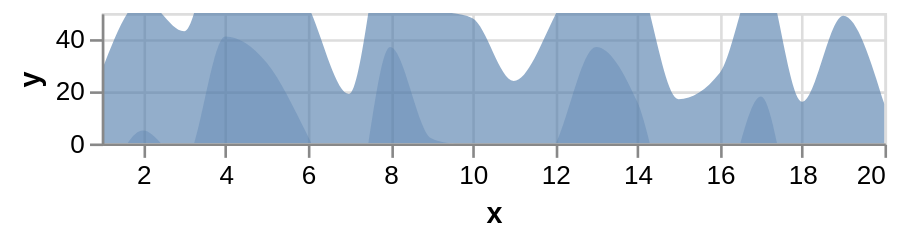

Describe this chart as a Vega-Lite specification.
### Vega specification from a JSON file in a GitHub repository (floating-point values rounded to 4 significant figures)
{"$schema": "https://vega.github.io/schema/vega/v5.json", "description": "Horizon Graph with 2 layers. (See https://idl.cs.washington.edu/papers/horizon/ for more details on Horizon Graphs.)", "autosize": "pad", "padding": 5, "width": 300, "height": 50, "style": "cell", "data": [{"name": "source_0", "values": [{"x": 1, "y": 28}, {"x": 2, "y": 55}, {"x": 3, "y": 43}, {"x": 4, "y": 91}, {"x": 5, "y": 81}, {"x": 6, "y": 53}, {"x": 7, "y": 19}, {"x": 8, "y": 87}, {"x": 9, "y": 52}, {"x": 10, "y": 48}, {"x": 11, "y": 24}, {"x": 12, "y": 49}, {"x": 13, "y": 87}, {"x": 14, "y": 66}, {"x": 15, "y": 17}, {"x": 16, "y": 27}, {"x": 17, "y": 68}, {"x": 18, "y": 16}, {"x": 19, "y": 49}, {"x": 20, "y": 15}]}, {"name": "data_0", "source": "source_0", "transform": [{"type": "formula", "expr": "toNumber(datum[\"x\"])", "as": "x"}]}, {"name": "data_1", "source": "data_0", "transform": [{"type": "formula", "expr": "datum.y - 50", "as": "ny"}]}], "marks": [{"name": "layer_0_marks", "type": "area", "clip": true, "style": ["area"], "sort": {"field": "datum[\"x\"]"}, "from": {"data": "data_0"}, "encode": {"update": {"orient": {"value": "vertical"}, "fill": {"value": "#4c78a8"}, "opacity": {"value": 0.6}, "tooltip": {"signal": "{\"x\": format(datum[\"x\"], \"\"), \"y\": format(datum[\"y\"], \"\")}"}, "x": {"scale": "x", "field": "x"}, "y": {"scale": "y", "field": "y"}, "y2": {"scale": "y", "value": 0}, "defined": {"signal": "datum[\"x\"] !== null && !isNaN(datum[\"x\"]) && datum[\"y\"] !== null && !isNaN(datum[\"y\"])"}}}}, {"name": "layer_1_marks", "type": "area", "clip": true, "style": ["area"], "sort": {"field": "datum[\"x\"]"}, "from": {"data": "data_1"}, "encode": {"update": {"orient": {"value": "vertical"}, "fill": {"value": "#4c78a8"}, "opacity": {"value": 0.3}, "tooltip": {"signal": "{\"x\": format(datum[\"x\"], \"\"), \"y\": format(datum[\"ny\"], \"\")}"}, "x": {"scale": "x", "field": "x"}, "y": {"scale": "y", "field": "ny"}, "y2": {"scale": "y", "value": 0}, "defined": {"signal": "datum[\"x\"] !== null && !isNaN(datum[\"x\"]) && datum[\"ny\"] !== null && !isNaN(datum[\"ny\"])"}}}}], "scales": [{"name": "x", "type": "linear", "domain": {"fields": [{"data": "data_0", "field": "x"}, {"data": "data_1", "field": "x"}]}, "range": [0, {"signal": "width"}], "nice": false, "zero": false}, {"name": "y", "type": "linear", "domain": [0, 50], "range": [{"signal": "height"}, 0], "nice": true, "zero": true}], "axes": [{"scale": "x", "orient": "bottom", "grid": false, "title": "x", "labelFlush": true, "labelOverlap": true, "tickCount": {"signal": "ceil(width/40)"}, "zindex": 1}, {"scale": "x", "orient": "bottom", "gridScale": "y", "grid": true, "tickCount": {"signal": "ceil(width/40)"}, "domain": false, "labels": false, "maxExtent": 0, "minExtent": 0, "ticks": false, "zindex": 0}, {"scale": "y", "orient": "left", "grid": false, "title": "y", "labelOverlap": true, "tickCount": {"signal": "ceil(height/40)"}, "zindex": 1}, {"scale": "y", "orient": "left", "gridScale": "x", "grid": true, "tickCount": {"signal": "ceil(height/40)"}, "domain": false, "labels": false, "maxExtent": 0, "minExtent": 0, "ticks": false, "zindex": 0}], "config": {"style": {"area": {"interpolate": "monotone"}}}}
